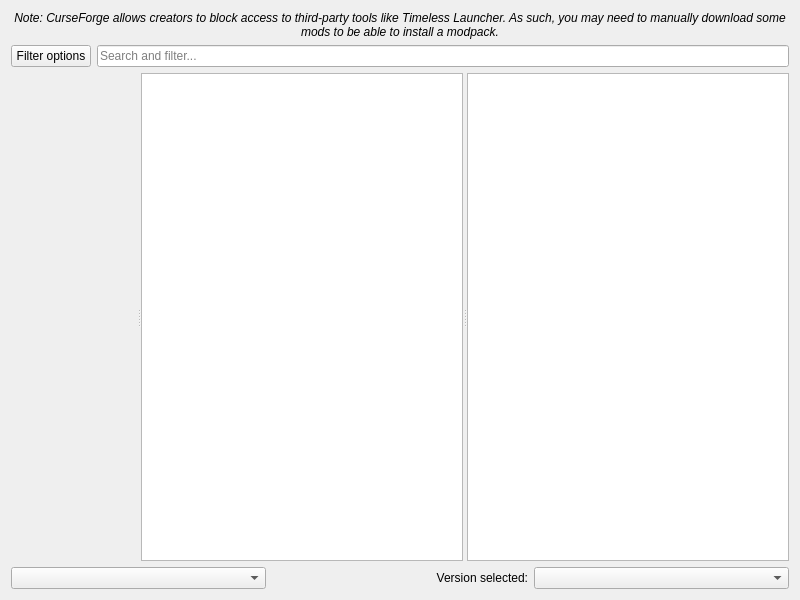
<?xml version="1.0" encoding="UTF-8"?>
<ui version="4.0">
 <class>FlamePage</class>
 <widget class="QWidget" name="FlamePage">
  <property name="geometry">
   <rect>
    <x>0</x>
    <y>0</y>
    <width>800</width>
    <height>600</height>
   </rect>
  </property>
  <layout class="QVBoxLayout" name="verticalLayout">
   <item>
    <widget class="QLabel" name="label_2">
     <property name="font">
      <font>
       <italic>true</italic>
      </font>
     </property>
     <property name="text">
      <string>Note: CurseForge allows creators to block access to third-party tools like Timeless Launcher. As such, you may need to manually download some mods to be able to install a modpack.</string>
     </property>
     <property name="alignment">
      <set>Qt::AlignCenter</set>
     </property>
     <property name="wordWrap">
      <bool>true</bool>
     </property>
    </widget>
   </item>
   <item>
    <layout class="QHBoxLayout" name="horizontalLayout">
     <item>
      <widget class="QPushButton" name="filterButton">
       <property name="text">
        <string>Filter options</string>
       </property>
      </widget>
     </item>
     <item>
      <widget class="QLineEdit" name="searchEdit">
       <property name="placeholderText">
        <string>Search and filter...</string>
       </property>
      </widget>
     </item>
    </layout>
   </item>
   <item>
    <widget class="QSplitter" name="splitter">
     <property name="sizePolicy">
      <sizepolicy hsizetype="Expanding" vsizetype="Expanding">
       <horstretch>0</horstretch>
       <verstretch>0</verstretch>
      </sizepolicy>
     </property>
     <property name="orientation">
      <enum>Qt::Horizontal</enum>
     </property>
     <widget class="QWidget" name="widget" native="true"/>
     <widget class="QListView" name="packView">
      <property name="horizontalScrollBarPolicy">
       <enum>Qt::ScrollBarAlwaysOff</enum>
      </property>
      <property name="alternatingRowColors">
       <bool>true</bool>
      </property>
      <property name="iconSize">
       <size>
        <width>48</width>
        <height>48</height>
       </size>
      </property>
      <property name="verticalScrollMode">
       <enum>QAbstractItemView::ScrollPerPixel</enum>
      </property>
     </widget>
     <widget class="ProjectDescriptionPage" name="packDescription">
      <property name="openExternalLinks">
       <bool>true</bool>
      </property>
      <property name="openLinks">
       <bool>true</bool>
      </property>
     </widget>
    </widget>
   </item>
   <item>
    <layout class="QHBoxLayout">
     <item>
      <widget class="QComboBox" name="sortByBox"/>
     </item>
     <item>
      <widget class="QLabel" name="label">
       <property name="text">
        <string>Version selected:</string>
       </property>
       <property name="alignment">
        <set>Qt::AlignRight|Qt::AlignTrailing|Qt::AlignVCenter</set>
       </property>
      </widget>
     </item>
     <item>
      <widget class="QComboBox" name="versionSelectionBox"/>
     </item>
    </layout>
   </item>
  </layout>
 </widget>
 <customwidgets>
  <customwidget>
   <class>ProjectDescriptionPage</class>
   <extends>QTextBrowser</extends>
   <header>ui/widgets/ProjectDescriptionPage.h</header>
  </customwidget>
 </customwidgets>
 <tabstops>
  <tabstop>packView</tabstop>
  <tabstop>packDescription</tabstop>
  <tabstop>sortByBox</tabstop>
  <tabstop>versionSelectionBox</tabstop>
 </tabstops>
 <resources/>
 <connections/>
</ui>
